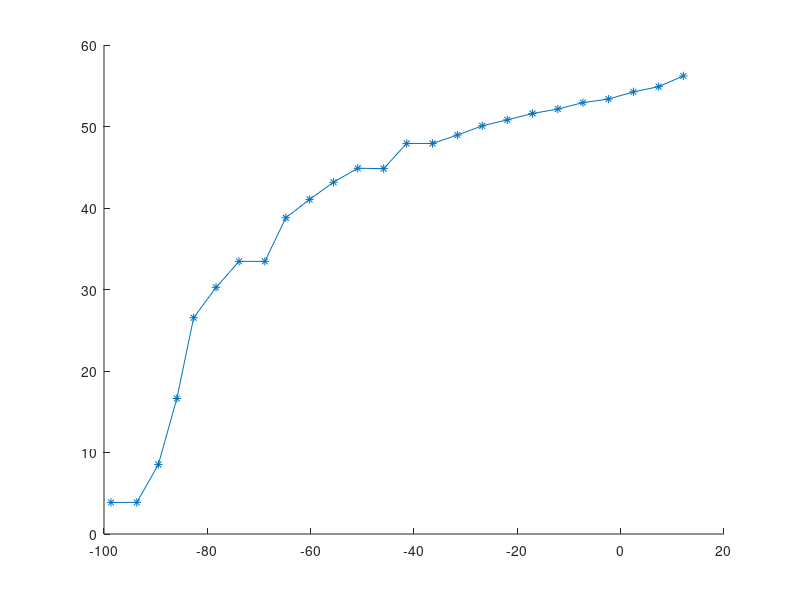
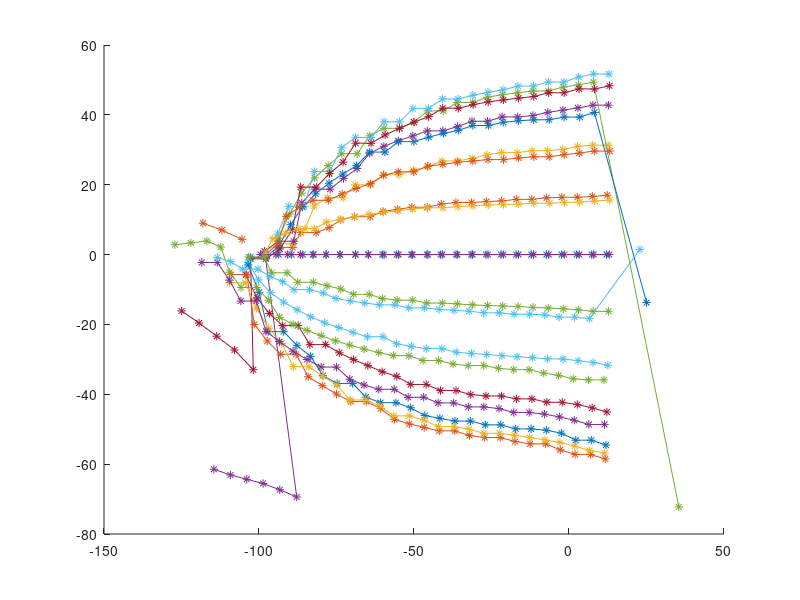
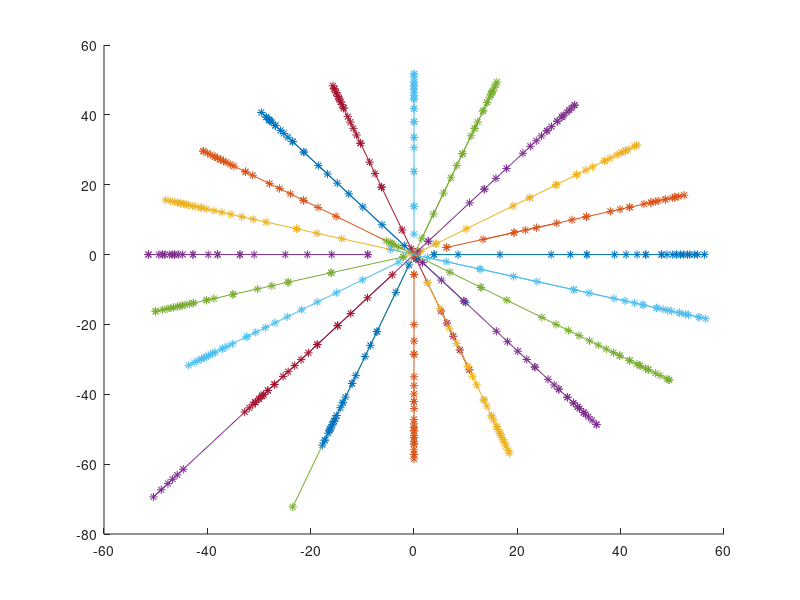
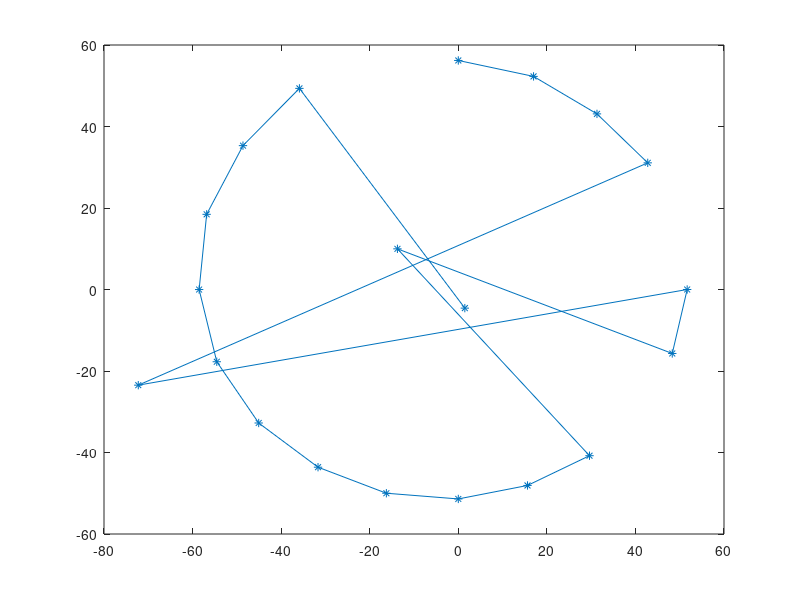

Write MATLAB code to recreate these figures, in order. (Note: this script raises an error after producing the figures.)
clear all 
close all
clc

load surfacePoint11161346.mat


figure; hold on;
for i = 1%: size(surfacePoints,3)

   plot(surfacePoints(:,3,i),surfacePoints(:,1,i), 'Marker','*')
end
%%
figure; hold on;
for i = 1: size(surfacePoints,3)

   plot(surfacePoints(:,3,i),surfacePoints(:,2,i), 'Marker','*')
end
%%
figure; hold on;
for i = 1: size(surfacePoints,3)
   plot(surfacePoints(:,1,i),surfacePoints(:,2,i), 'Marker','*')
end
%% 
 
for i = 1: size(surfacePoints,1)
   figure;
   plot(squeeze(surfacePoints(i,2,:)),squeeze(surfacePoints(i,1,:)), 'Marker','*')
end
%%
clear all 
close all
clc

load surfacePoint11161346.mat

old = load ('angle10_surfacePoint11221058.mat');
old = old.surfacePoints;
stl_file = stlread('symmetricalBreastModel.STL');
real_points = rotx(90)*stl_file.Points';
real_points = real_points';

real_points(:,1) = real_points(:,1) -60;
real_points(:,2) = real_points(:,2) +60;
real_points(:,3) = real_points(:,3) -120;

figure; hold on;
for i = 1:size(surfacePoints,3)
    scatter3(surfacePoints(:,1,i),surfacePoints(:,2,i),surfacePoints(:,3,i), 'filled', 'black' )
    scatter3(old(:,1,i),old(:,2,i),old(:,3,i), 'filled', 'blue' )
    view(3)

end
hold on; 
scatter3(real_points(:,1),real_points(:,2),real_points(:,3),'Marker','.')
xlabel('X')
ylabel('Y')
zlabel('Z')
%%
spline_data = surfacePoints(:,:,3);

figure;
plot(spline_data(:,3),spline_data(:,2),'Marker','*')
